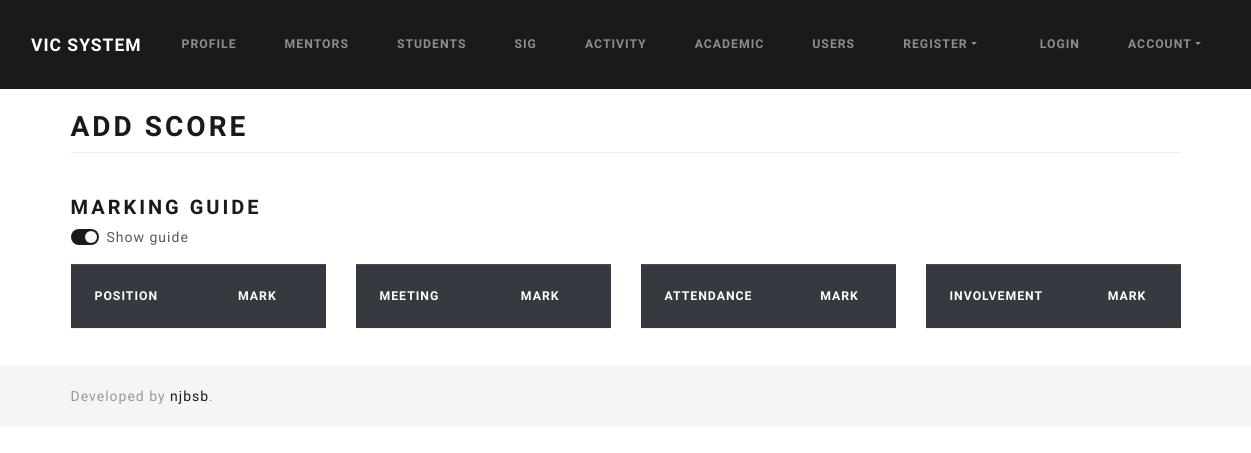
The app's page /index.php/score/addscore, older data.
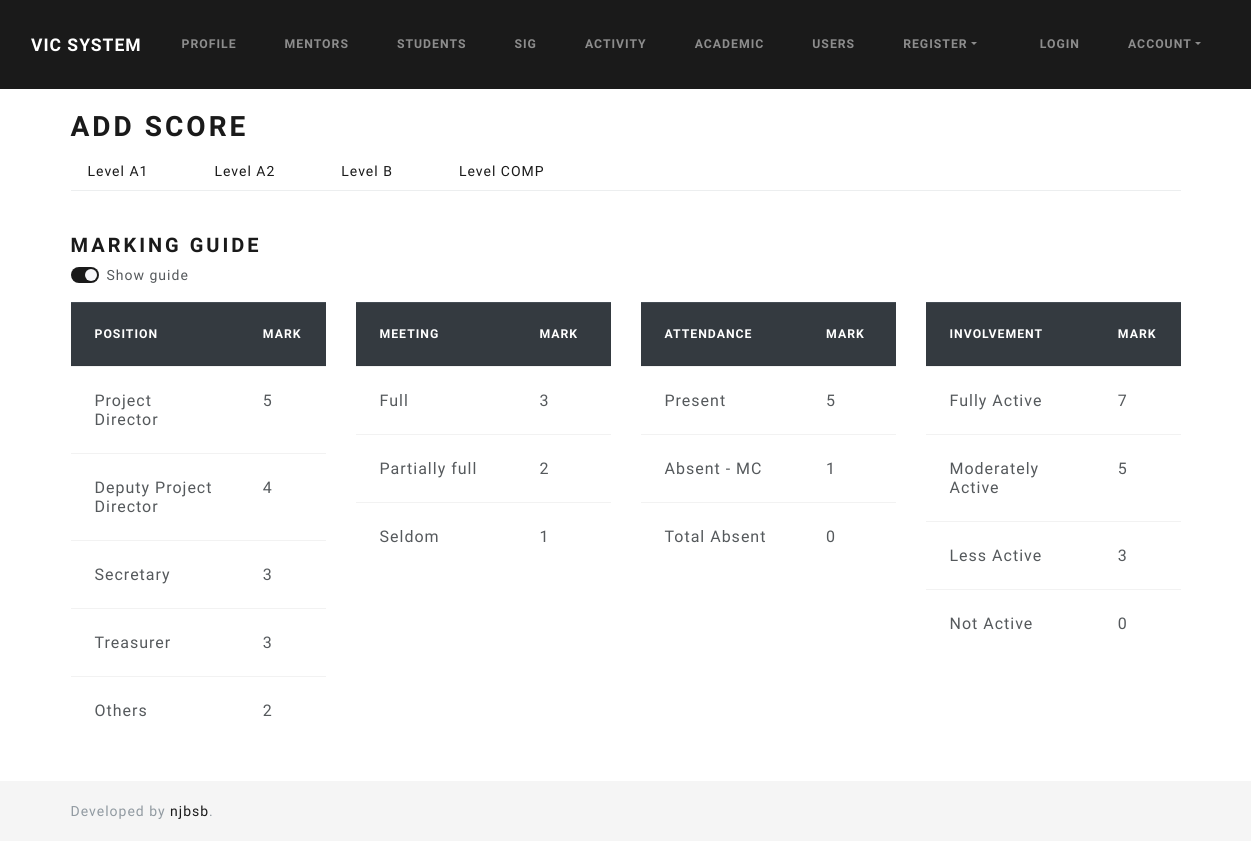
The same page, newer data.
### tables this page shows
CREATE TABLE `tbl_levelscore` (
  `id` int(11) NOT NULL,
  `level` varchar(50) NOT NULL,
  `percentage` int(11) NOT NULL
);

CREATE TABLE `tbl_scposition` (
  `id` int(11) NOT NULL,
  `name` varchar(255) NOT NULL,
  `score` int(11) NOT NULL
);

CREATE TABLE `tbl_scmeeting` (
  `id` int(11) NOT NULL,
  `name` varchar(255) NOT NULL,
  `score` int(11) NOT NULL
);

CREATE TABLE `tbl_scattendance` (
  `id` int(11) NOT NULL,
  `name` varchar(255) NOT NULL,
  `score` int(11) NOT NULL
);

CREATE TABLE `tbl_scinvolvement` (
  `id` int(11) NOT NULL,
  `name` varchar(255) NOT NULL,
  `score` int(11) NOT NULL
);

### application/controllers/Score.php (called while the page is built, shortened)
<?php
class Score extends CI_Controller
{
    public function addscore()
    {
        $data['title'] = 'Add Score';
        $data['levelscores'] = $this->score_model->get_levelscore();
        $data['activities'] = $this->activity_model->get_activity();
        $data['guide_position'] = $this->score_model->get_guideposition();
        $data['guide_meeting'] = $this->score_model->get_guidemeeting();
        $data['guide_involvement'] = $this->score_model->get_guideinvolvement();
        $data['guide_attendance'] = $this->score_model->get_guideattendance();
        $this->load->view('templates/header');
        $this->load->view('score/addscore', $data);
        $this->load->view('score/scoreguide');
        $this->load->view('templates/footer');
    }
}

### index.php (called while the page is built, shortened)
<?php
require_once BASEPATH.'core/CodeIgniter.php';

### application/models/Score_model.php (called while the page is built, shortened)
<?php
class Score_model extends CI_Model
{
    public function get_levelscore()
    {
        $query = $this->db->get('tbl_levelscore');
        return $query->result_array();
    }
    public function get_guideposition()
    {
        $query = $this->db->get('tbl_scposition');
        return $query->result_array();
    }
    public function get_guidemeeting()
    {
        $query = $this->db->get('tbl_scmeeting');
        return $query->result_array();
    }
    public function get_guideattendance()
    {
        $query = $this->db->get('tbl_scattendance');
        return $query->result_array();
    }
    public function get_guideinvolvement()
    {
        $query = $this->db->get('tbl_scinvolvement');
        return $query->result_array();
    }
}

### application/views/score/addscore.php (the view, shortened to what this page needs)
<h2><?= $title ?></h2>
<ul class="nav nav-tabs">
    <?php foreach ($levelscores as $ls) : ?>
        <li class="nav-item">
            <a class="nav-link" data-toggle="tab" href="#<?= $ls['level'] ?>">Level <?= $ls['level'] ?></a>
        </li>
    <?php endforeach ?>
</ul>
<br>

### application/views/score/scoreguide.php (shortened to what this page needs)
<br>
<h4><b>Marking guide</b></h4>
<div class="form-group">
    <div class="custom-control custom-switch">
        <label class="custom-control-label" for="checkbox_show">Show guide</label>
    </div>
</div>
<div id="score_guide" class="row">
    <div class="col-md-3">
        <table class="table table-hover">
            <thead class="table-dark">
                <tr>
                    <th scope="col">Position</th>
                    <th scope="col">Mark</th>
                </tr>
            </thead>
            <tbody>
                <?php foreach ($guide_position as $gp) : ?>
                    <tr>
                        <td><?= $gp['name'] ?></td>
                        <td><?= $gp['score'] ?></td>
                    </tr>
                <?php endforeach ?>
            </tbody>
        </table>
    </div>
    <div class="col-md-3">
        <table class="table table-hover">
            <thead class="table-dark">
                <tr>
                    <th scope="col">Meeting</th>
                    <th scope="col">Mark</th>
                </tr>
            </thead>
            <tbody>
                <?php foreach ($guide_meeting as $gm) : ?>
                    <tr>
                        <td><?= $gm['name'] ?></td>
                        <td><?= $gm['score'] ?></td>
                    </tr>
                <?php endforeach ?>
            </tbody>
        </table>
    </div>
    <div class="col-md-3">
        <table class="table table-hover">
            <thead class="table-dark">
                <tr>
                    <th scope="col">Attendance</th>
                    <th scope="col">Mark</th>
                </tr>
            </thead>
            <tbody>
                <?php foreach ($guide_attendance as $ga) : ?>
                    <tr>
                        <td><?= $ga['name'] ?></td>
                        <td><?= $ga['score'] ?></td>
                    </tr>
                <?php endforeach ?>
            </tbody>
        </table>
    </div>
    <div class="col-md-3">
        <table class="table table-hover">
            <thead class="table-dark">
                <tr>
                    <th scope="col">Involvement</th>
                    <th scope="col">Mark</th>
                </tr>
            </thead>
            <tbody>
                <?php foreach ($guide_involvement as $gi) : ?>
                    <tr>
                        <td><?= $gi['name'] ?></td>
                        <td><?= $gi['score'] ?></td>
                    </tr>
                <?php endforeach ?>
            </tbody>
        </table>
    </div>
</div>

Row changes from the older to the newer data that the page shows:
added tbl_levelscore: level "A1"
added tbl_levelscore: level "A2"
added tbl_levelscore: level "B"
added tbl_levelscore: level "COMP"
added tbl_scposition: name "Project Director", score "5"
added tbl_scposition: name "Deputy Project Director", score "4"
added tbl_scposition: name "Secretary", score "3"
added tbl_scposition: name "Treasurer", score "3"
added tbl_scposition: name "Others", score "2"
added tbl_scmeeting: name "Full", score "3"
added tbl_scmeeting: name "Partially full", score "2"
added tbl_scmeeting: name "Seldom", score "1"
added tbl_scattendance: name "Present", score "5"
added tbl_scattendance: name "Absent - MC", score "1"
added tbl_scattendance: name "Total Absent", score "0"
added tbl_scinvolvement: name "Fully Active", score "7"
added tbl_scinvolvement: name "Moderately Active", score "5"
added tbl_scinvolvement: name "Less Active", score "3"
added tbl_scinvolvement: name "Not Active", score "0"
